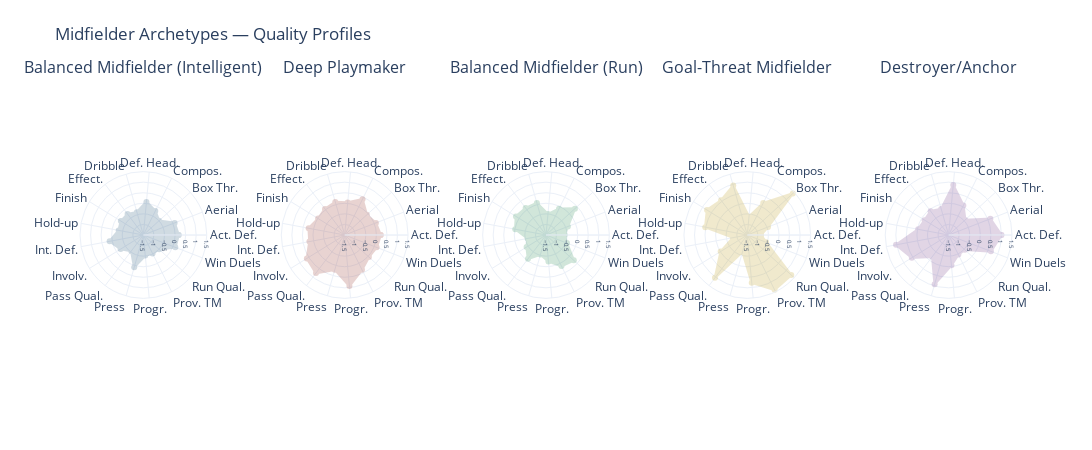

The notebook cell this image was saved under:
### Markdown cell above
## Midfielders: The Engine Room

Midfield is the broadest positional category in football. It contains everything from purely defensive shields (Casemiro at his best) to creative maestros (Kevin De Bruyne) to tireless box-to-box runners (N’Golo Kante).

The key qualities for midfielders span the full spectrum:
- **Defensive** midfielders score high on Active defence, Pressing, Winning duels
- **Deep playmakers** score high on Passing quality, Composure, Involvement
- **Creative playmakers** score high on Providing teammates, Progression
- **Goal-threat midfielders** stand out on Box threat, Finishing, Run quality

Note: We exclude Chance prevention, Poaching, and Territorial dominance for midfielders — these qualities have insufficient data coverage at this position.

### Code cell
mid_data = df[df["from_position"] == "Midfielder"].copy()
mid_results = cluster_position(mid_data, POSITION_QUALITIES["Midfielder"], forced_k=5)
mid_df, mid_names = show_position_results(mid_data, mid_results, "Midfielder")
plotly_radar_grid(mid_results, mid_names, "Midfielder")

### Figure 1 — Plotly figure (JSON) as saved in the notebook; plotly's stock layout.template omitted (floating-point values rounded to 4 significant figures)
{"data": [{"fill": "toself", "fillcolor": "#1B4F72", "line": {"color": "#1B4F72", "width": 2.5}, "name": "Balanced Midfielder (Intelligent)", "opacity": 0.2, "r": [0.1687, 0.0849, -0.4978, -0.2333, 0.07329, -0.3764, -0.2593, -0.2476, -0.3111, 0.1251, -0.233, -0.5506, 0.0838, -0.521, -0.5254, -0.4909, 0.1213, 0.1687], "subplot": "polar", "theta": ["Act. Def.", "Aerial", "Box Thr.", "Compos.", "Def. Head.", "Dribble", "Effect.", "Finish", "Hold-up", "Int. Def.", "Involv.", "Pass Qual.", "Press", "Progr.", "Prov. TM", "Run Qual.", "Win Duels", "Act. Def."], "type": "scatterpolar"}, {"fill": "toself", "fillcolor": "#922B21", "line": {"color": "#922B21", "width": 2.5}, "name": "Deep Playmaker", "opacity": 0.2, "r": [0.2039, 0.08315, -0.08486, 0.3934, 0.04282, 0.1271, 0.04731, -0.02171, 0.2351, 0.1974, 0.6052, 0.7559, 0.2055, 0.9215, 0.3381, 0.0512, 0.1209, 0.2039], "subplot": "polar2", "theta": ["Act. Def.", "Aerial", "Box Thr.", "Compos.", "Def. Head.", "Dribble", "Effect.", "Finish", "Hold-up", "Int. Def.", "Involv.", "Pass Qual.", "Press", "Progr.", "Prov. TM", "Run Qual.", "Win Duels", "Act. Def."], "type": "scatterpolar"}, {"fill": "toself", "fillcolor": "#1E8449", "line": {"color": "#1E8449", "width": 2.5}, "name": "Balanced Midfielder (Run)", "opacity": 0.2, "r": [-0.6267, -0.39, 0.3525, -0.1153, -0.5024, 0.07857, 0.09577, 0.172, -0.02021, -0.617, -0.4207, -0.08683, -0.5427, -0.2422, 0.1443, 0.2816, -0.4361, -0.6267], "subplot": "polar3", "theta": ["Act. Def.", "Aerial", "Box Thr.", "Compos.", "Def. Head.", "Dribble", "Effect.", "Finish", "Hold-up", "Int. Def.", "Involv.", "Pass Qual.", "Press", "Progr.", "Prov. TM", "Run Qual.", "Win Duels", "Act. Def."], "type": "scatterpolar"}, {"fill": "toself", "fillcolor": "#B7950B", "line": {"color": "#B7950B", "width": 2.5}, "name": "Goal-Threat Midfielder", "opacity": 0.2, "r": [-0.8518, -0.4501, 1.413, 0.1912, -0.6317, 0.9318, 0.5545, 0.7422, 0.5263, -0.8156, -0.01819, 1.041, -0.6652, 0.7736, 1.401, 1.314, -0.5451, -0.8518], "subplot": "polar4", "theta": ["Act. Def.", "Aerial", "Box Thr.", "Compos.", "Def. Head.", "Dribble", "Effect.", "Finish", "Hold-up", "Int. Def.", "Involv.", "Pass Qual.", "Press", "Progr.", "Prov. TM", "Run Qual.", "Win Duels", "Act. Def."], "type": "scatterpolar"}, {"fill": "toself", "fillcolor": "#6C3483", "line": {"color": "#6C3483", "width": 2.5}, "name": "Destroyer/Anchor", "opacity": 0.2, "r": [0.9962, 0.6184, -0.4384, 0.06426, 0.879, -0.2175, -0.08636, -0.1637, -0.03416, 1.032, 0.5491, -0.2155, 0.9201, -0.05716, -0.4653, -0.4633, 0.6454, 0.9962], "subplot": "polar5", "theta": ["Act. Def.", "Aerial", "Box Thr.", "Compos.", "Def. Head.", "Dribble", "Effect.", "Finish", "Hold-up", "Int. Def.", "Involv.", "Pass Qual.", "Press", "Progr.", "Prov. TM", "Run Qual.", "Win Duels", "Act. Def."], "type": "scatterpolar"}], "layout": {"annotations": [{"font": {"size": 16}, "showarrow": false, "text": "Balanced Midfielder (Intelligent)", "x": 0.068, "xanchor": "center", "xref": "paper", "y": 1, "yanchor": "bottom", "yref": "paper"}, {"font": {"size": 16}, "showarrow": false, "text": "Deep Playmaker", "x": 0.284, "xanchor": "center", "xref": "paper", "y": 1, "yanchor": "bottom", "yref": "paper"}, {"font": {"size": 16}, "showarrow": false, "text": "Balanced Midfielder (Run)", "x": 0.5, "xanchor": "center", "xref": "paper", "y": 1, "yanchor": "bottom", "yref": "paper"}, {"font": {"size": 16}, "showarrow": false, "text": "Goal-Threat Midfielder", "x": 0.716, "xanchor": "center", "xref": "paper", "y": 1, "yanchor": "bottom", "yref": "paper"}, {"font": {"size": 16}, "showarrow": false, "text": "Destroyer/Anchor", "x": 0.932, "xanchor": "center", "xref": "paper", "y": 1, "yanchor": "bottom", "yref": "paper"}], "height": 450, "margin": {"b": 60, "t": 80}, "polar": {"domain": {"x": [0, 0.136], "y": [0, 1]}, "radialaxis": {"range": [-1.5, 1.5], "tickfont": {"size": 6}}}, "polar2": {"domain": {"x": [0.216, 0.352], "y": [0, 1]}, "radialaxis": {"range": [-1.5, 1.5], "tickfont": {"size": 6}}}, "polar3": {"domain": {"x": [0.432, 0.568], "y": [0, 1]}, "radialaxis": {"range": [-1.5, 1.5], "tickfont": {"size": 6}}}, "polar4": {"domain": {"x": [0.648, 0.784], "y": [0, 1]}, "radialaxis": {"range": [-1.5, 1.5], "tickfont": {"size": 6}}}, "polar5": {"domain": {"x": [0.864, 1.0], "y": [0, 1]}, "radialaxis": {"range": [-1.5, 1.5], "tickfont": {"size": 6}}}, "showlegend": false, "title": {"text": "Midfielder Archetypes — Quality Profiles"}, "width": 1500}}
